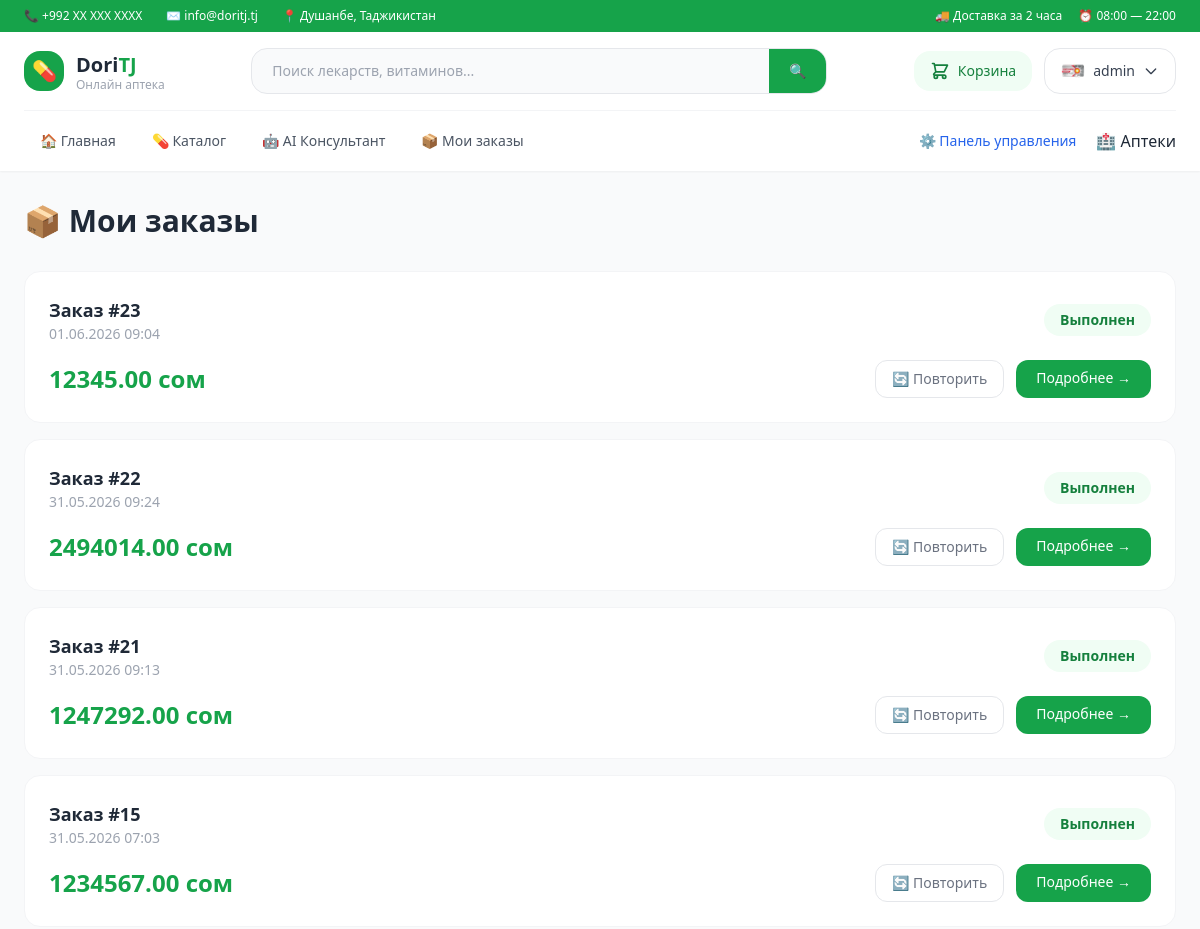
/orders/my-orders/ (signed in, upper part), run on an earlier commit of the app's database.
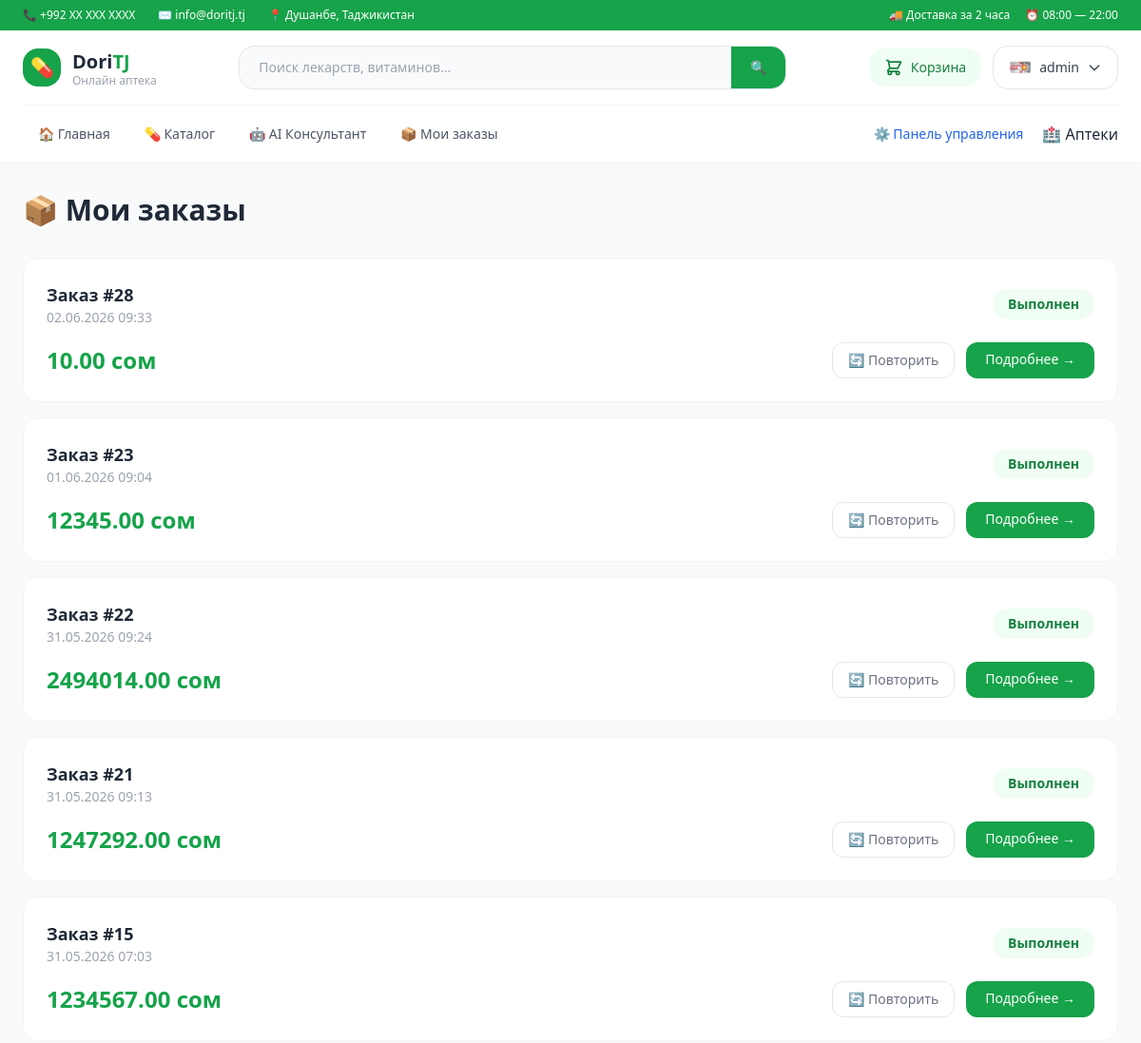
And on a later commit of the database.
### orders/models.py (models this page shows, shortened)
class Order(models.Model):
    STATUS_CHOICES = [
        ('pending', 'Ожидает'),
        ('confirmed', 'Подтверждён'),
        ('delivering', 'Доставляется'),
        ('done', 'Выполнен'),
        ('cancelled', 'Отменён'),
    ]
    user = models.ForeignKey(settings.AUTH_USER_MODEL, on_delete=models.CASCADE)
    address = models.TextField()
    status = models.CharField(max_length=20, choices=STATUS_CHOICES, default='pending')
    total = models.DecimalField(max_digits=10, decimal_places=2)
    prescription = models.ImageField(upload_to='prescriptions/', blank=True, null=True)
    created_at = models.DateTimeField(auto_now_add=True)
    courier_token = models.CharField(max_length=64, blank=True)

### orders/views.py (the view)
# urls.py: path('my-orders/', views.my_orders, name='my_orders'),
@login_required
def my_orders(request):
    orders = Order.objects.filter(
        user=request.user
    ).order_by('-created_at')
    return render(request, 'my_orders.html', {'orders': orders})

### accounts/backend.py (called while the page is built)
    def get_user(self, user_id):
        try:
            return User.objects.get(pk=user_id)
        except User.DoesNotExist:
            return None

### templates/my_orders.html (shortened to what this page needs)
{% extends 'base.html' %}
{% block content %}
<h1 class="text-3xl font-bold text-gray-800 mb-8">📦 Мои заказы</h1>
{% for order in orders %}
<div class="bg-white rounded-2xl border border-gray-100 p-6 mb-4 hover:shadow-md transition">
    <div class="flex items-center justify-between mb-4">
        <div>
            <h3 class="font-bold text-gray-800 text-lg">Заказ #{{ order.pk }}</h3>
            <p class="text-gray-400 text-sm">{{ order.created_at|date:"d.m.Y H:i" }}</p>
        </div>
        <span class="px-4 py-1.5 rounded-full text-sm font-semibold
            {% if order.status == 'done' %}bg-green-50 text-green-700
            {% elif order.status == 'cancelled' %}bg-red-50 text-red-600
            {% elif order.status == 'delivering' %}bg-blue-50 text-blue-700
            {% else %}bg-orange-50 text-orange-600{% endif %}">
            {{ order.get_status_display }}
        </span>
    </div>
    <div class="flex items-center justify-between">
        <p class="text-2xl font-bold text-green-600">{{ order.total }} сом</p>
        <div class="flex gap-3">
            <a href="/orders/order/{{ order.pk }}/repeat/"
               class="text-sm text-gray-500 hover:text-green-600 border border-gray-200 px-4 py-2 rounded-xl hover:border-green-400 transition">
                🔄 Повторить
            </a>
            <a href="/orders/order/{{ order.pk }}/"
               class="text-sm bg-green-600 text-white px-5 py-2 rounded-xl hover:bg-green-700 transition">
                Подробнее →
            </a>
        </div>
    </div>
</div>
{% empty %}
<div class="text-center py-24">
    <div class="text-8xl mb-6">📦</div>
    <h2 class="text-2xl font-bold text-gray-700 mb-3">Заказов пока нет</h2>
    <a href="/catalog/" class="bg-green-600 text-white font-bold px-10 py-4 rounded-2xl hover:bg-green-700 transition text-lg">Перейти в каталог</a>
</div>
{% endfor %}
{% endblock %}

What changed in the data, as far as the page shows it:
added Order: pk "28", created_at "02.06.2026 09:33", status "Выполнен", total "10.00"
